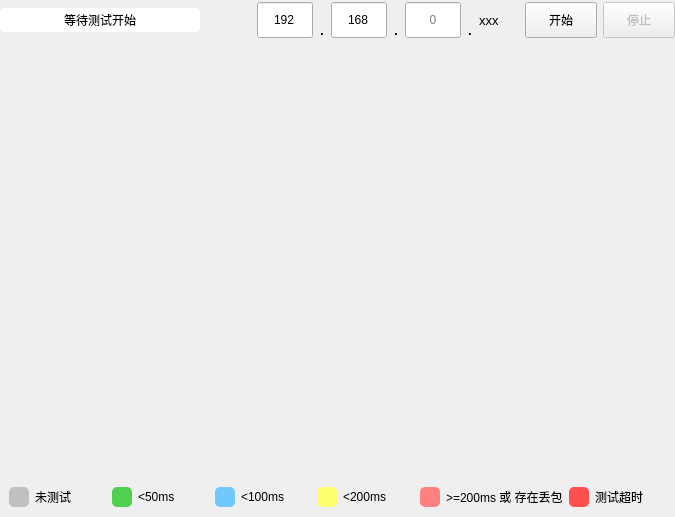
<?xml version="1.0" encoding="UTF-8"?>
<ui version="4.0">
 <class>PingWidget</class>
 <widget class="QWidget" name="PingWidget">
  <property name="geometry">
   <rect>
    <x>0</x>
    <y>0</y>
    <width>675</width>
    <height>517</height>
   </rect>
  </property>
  <layout class="QVBoxLayout" name="baseLayout">
   <property name="spacing">
    <number>6</number>
   </property>
   <property name="leftMargin">
    <number>0</number>
   </property>
   <property name="topMargin">
    <number>0</number>
   </property>
   <property name="rightMargin">
    <number>0</number>
   </property>
   <property name="bottomMargin">
    <number>0</number>
   </property>
   <item>
    <widget class="QWidget" name="widget_2" native="true">
     <property name="minimumSize">
      <size>
       <width>0</width>
       <height>40</height>
      </size>
     </property>
     <property name="maximumSize">
      <size>
       <width>16777215</width>
       <height>40</height>
      </size>
     </property>
     <layout class="QHBoxLayout" name="horizontalLayout_2">
      <property name="leftMargin">
       <number>0</number>
      </property>
      <property name="topMargin">
       <number>0</number>
      </property>
      <property name="rightMargin">
       <number>0</number>
      </property>
      <property name="bottomMargin">
       <number>0</number>
      </property>
      <item>
       <widget class="QProgressBar" name="progressBar">
        <property name="minimumSize">
         <size>
          <width>200</width>
          <height>24</height>
         </size>
        </property>
        <property name="maximumSize">
         <size>
          <width>200</width>
          <height>24</height>
         </size>
        </property>
        <property name="styleSheet">
         <string notr="true">/* 进度条整体样式 */
QProgressBar {
    border: 1px solid #ffffff;
    border-radius: 4px;
    text-align: center;
}

/* 进度条前景样式 */
QProgressBar::chunk {
    /* 横向渐变背景 */
    background:#009FAA;
    border-radius: 4px;
    /* 内阴影效果 */
    border: 1px solid rgba(255, 255, 255, 30%);
    box-shadow: inset 0 1px 2px rgba(0, 0, 0, 0.1);
}</string>
        </property>
        <property name="value">
         <number>0</number>
        </property>
        <property name="format">
         <string>等待测试开始</string>
        </property>
       </widget>
      </item>
      <item>
       <spacer name="horizontalSpacer">
        <property name="orientation">
         <enum>Qt::Orientation::Horizontal</enum>
        </property>
        <property name="sizeHint" stdset="0">
         <size>
          <width>40</width>
          <height>20</height>
         </size>
        </property>
       </spacer>
      </item>
      <item>
       <widget class="LineEdit" name="ipEdit_1">
        <property name="minimumSize">
         <size>
          <width>56</width>
          <height>36</height>
         </size>
        </property>
        <property name="maximumSize">
         <size>
          <width>56</width>
          <height>36</height>
         </size>
        </property>
        <property name="text">
         <string>192</string>
        </property>
        <property name="alignment">
         <set>Qt::AlignmentFlag::AlignCenter</set>
        </property>
        <property name="placeholderText">
         <string>192</string>
        </property>
       </widget>
      </item>
      <item>
       <widget class="QLabel" name="label">
        <property name="font">
         <font>
          <pointsize>14</pointsize>
         </font>
        </property>
        <property name="text">
         <string>.</string>
        </property>
        <property name="alignment">
         <set>Qt::AlignmentFlag::AlignBottom|Qt::AlignmentFlag::AlignHCenter</set>
        </property>
       </widget>
      </item>
      <item>
       <widget class="LineEdit" name="ipEdit_2">
        <property name="minimumSize">
         <size>
          <width>56</width>
          <height>36</height>
         </size>
        </property>
        <property name="maximumSize">
         <size>
          <width>56</width>
          <height>36</height>
         </size>
        </property>
        <property name="text">
         <string>168</string>
        </property>
        <property name="alignment">
         <set>Qt::AlignmentFlag::AlignCenter</set>
        </property>
        <property name="placeholderText">
         <string>168</string>
        </property>
       </widget>
      </item>
      <item>
       <widget class="QLabel" name="label_3">
        <property name="font">
         <font>
          <pointsize>14</pointsize>
         </font>
        </property>
        <property name="text">
         <string>.</string>
        </property>
        <property name="alignment">
         <set>Qt::AlignmentFlag::AlignBottom|Qt::AlignmentFlag::AlignHCenter</set>
        </property>
       </widget>
      </item>
      <item>
       <widget class="LineEdit" name="ipEdit_3">
        <property name="minimumSize">
         <size>
          <width>56</width>
          <height>36</height>
         </size>
        </property>
        <property name="maximumSize">
         <size>
          <width>56</width>
          <height>36</height>
         </size>
        </property>
        <property name="alignment">
         <set>Qt::AlignmentFlag::AlignCenter</set>
        </property>
        <property name="placeholderText">
         <string>0</string>
        </property>
       </widget>
      </item>
      <item>
       <widget class="QLabel" name="label_4">
        <property name="font">
         <font>
          <pointsize>14</pointsize>
         </font>
        </property>
        <property name="text">
         <string>.</string>
        </property>
        <property name="alignment">
         <set>Qt::AlignmentFlag::AlignBottom|Qt::AlignmentFlag::AlignHCenter</set>
        </property>
       </widget>
      </item>
      <item>
       <widget class="QLabel" name="label_5">
        <property name="font">
         <font>
          <pointsize>10</pointsize>
         </font>
        </property>
        <property name="text">
         <string>xxx</string>
        </property>
       </widget>
      </item>
      <item>
       <spacer name="horizontalSpacer_2">
        <property name="orientation">
         <enum>Qt::Orientation::Horizontal</enum>
        </property>
        <property name="sizeType">
         <enum>QSizePolicy::Policy::Fixed</enum>
        </property>
        <property name="sizeHint" stdset="0">
         <size>
          <width>20</width>
          <height>20</height>
         </size>
        </property>
       </spacer>
      </item>
      <item>
       <widget class="PrimaryPushButton" name="startPingBtn">
        <property name="minimumSize">
         <size>
          <width>72</width>
          <height>36</height>
         </size>
        </property>
        <property name="maximumSize">
         <size>
          <width>72</width>
          <height>36</height>
         </size>
        </property>
        <property name="text">
         <string>开始</string>
        </property>
       </widget>
      </item>
      <item>
       <widget class="PrimaryPushButton" name="stopPingBtn">
        <property name="enabled">
         <bool>false</bool>
        </property>
        <property name="minimumSize">
         <size>
          <width>72</width>
          <height>36</height>
         </size>
        </property>
        <property name="maximumSize">
         <size>
          <width>72</width>
          <height>36</height>
         </size>
        </property>
        <property name="text">
         <string>停止</string>
        </property>
       </widget>
      </item>
     </layout>
    </widget>
   </item>
   <item>
    <widget class="QWidget" name="tableWidget" native="true">
     <property name="styleSheet">
      <string notr="true">QPushButton {
	background-color: rgba(0, 0, 0, 0);
	border: none;
}

QPushButton:hover {
	background-color: rgba(0, 0, 0, 0);
	color: #ff0000;
	border: none;
}

QPushButton:pressed {
	background-color: rgba(0, 0, 0, 0);
	border: none;
}</string>
     </property>
    </widget>
   </item>
   <item>
    <widget class="QWidget" name="widget_4" native="true">
     <property name="minimumSize">
      <size>
       <width>0</width>
       <height>40</height>
      </size>
     </property>
     <property name="maximumSize">
      <size>
       <width>16777215</width>
       <height>40</height>
      </size>
     </property>
     <layout class="QHBoxLayout" name="horizontalLayout_3">
      <property name="topMargin">
       <number>0</number>
      </property>
      <property name="bottomMargin">
       <number>0</number>
      </property>
      <item>
       <widget class="QLabel" name="label_12">
        <property name="minimumSize">
         <size>
          <width>20</width>
          <height>20</height>
         </size>
        </property>
        <property name="maximumSize">
         <size>
          <width>20</width>
          <height>20</height>
         </size>
        </property>
        <property name="styleSheet">
         <string notr="true">QLabel {
	border-radius: 5px;
	background-color: #c0c0c0;
}</string>
        </property>
        <property name="text">
         <string/>
        </property>
       </widget>
      </item>
      <item>
       <widget class="QLabel" name="label_11">
        <property name="text">
         <string>未测试</string>
        </property>
       </widget>
      </item>
      <item>
       <widget class="QLabel" name="label_2">
        <property name="minimumSize">
         <size>
          <width>20</width>
          <height>20</height>
         </size>
        </property>
        <property name="maximumSize">
         <size>
          <width>20</width>
          <height>20</height>
         </size>
        </property>
        <property name="styleSheet">
         <string notr="true">QLabel {
	border-radius: 5px;
	background-color: #50d050;
}</string>
        </property>
        <property name="text">
         <string/>
        </property>
        <property name="alignment">
         <set>Qt::AlignmentFlag::AlignCenter</set>
        </property>
       </widget>
      </item>
      <item>
       <widget class="QLabel" name="label_6">
        <property name="text">
         <string>&lt;50ms</string>
        </property>
       </widget>
      </item>
      <item>
       <widget class="QLabel" name="label_7">
        <property name="minimumSize">
         <size>
          <width>20</width>
          <height>20</height>
         </size>
        </property>
        <property name="maximumSize">
         <size>
          <width>20</width>
          <height>20</height>
         </size>
        </property>
        <property name="styleSheet">
         <string notr="true">QLabel {
	border-radius: 5px;
	background-color: #70c8ff;
}</string>
        </property>
        <property name="text">
         <string/>
        </property>
       </widget>
      </item>
      <item>
       <widget class="QLabel" name="label_8">
        <property name="text">
         <string>&lt;100ms</string>
        </property>
       </widget>
      </item>
      <item>
       <widget class="QLabel" name="label_10">
        <property name="minimumSize">
         <size>
          <width>20</width>
          <height>20</height>
         </size>
        </property>
        <property name="maximumSize">
         <size>
          <width>20</width>
          <height>20</height>
         </size>
        </property>
        <property name="styleSheet">
         <string notr="true">QLabel {
	border-radius: 5px;
	background-color: #ffff70;
}</string>
        </property>
        <property name="text">
         <string/>
        </property>
       </widget>
      </item>
      <item>
       <widget class="QLabel" name="label_9">
        <property name="text">
         <string>&lt;200ms</string>
        </property>
       </widget>
      </item>
      <item>
       <widget class="QLabel" name="label_16">
        <property name="minimumSize">
         <size>
          <width>20</width>
          <height>20</height>
         </size>
        </property>
        <property name="maximumSize">
         <size>
          <width>20</width>
          <height>20</height>
         </size>
        </property>
        <property name="styleSheet">
         <string notr="true">QLabel {
	border-radius: 5px;
	background-color: #ff8080;
}</string>
        </property>
        <property name="text">
         <string/>
        </property>
       </widget>
      </item>
      <item>
       <widget class="QLabel" name="label_15">
        <property name="text">
         <string>&gt;=200ms 或 存在丢包</string>
        </property>
       </widget>
      </item>
      <item>
       <widget class="QLabel" name="label_14">
        <property name="minimumSize">
         <size>
          <width>20</width>
          <height>20</height>
         </size>
        </property>
        <property name="maximumSize">
         <size>
          <width>20</width>
          <height>20</height>
         </size>
        </property>
        <property name="styleSheet">
         <string notr="true">QLabel {
	border-radius: 5px;
	background-color: #ff5050;
}</string>
        </property>
        <property name="text">
         <string/>
        </property>
       </widget>
      </item>
      <item>
       <widget class="QLabel" name="label_13">
        <property name="text">
         <string>测试超时</string>
        </property>
       </widget>
      </item>
     </layout>
    </widget>
   </item>
  </layout>
 </widget>
 <customwidgets>
  <customwidget>
   <class>LineEdit</class>
   <extends>QLineEdit</extends>
   <header>qfluentwidgets</header>
  </customwidget>
  <customwidget>
   <class>PrimaryPushButton</class>
   <extends>QPushButton</extends>
   <header>qfluentwidgets</header>
  </customwidget>
 </customwidgets>
 <resources/>
 <connections/>
</ui>
